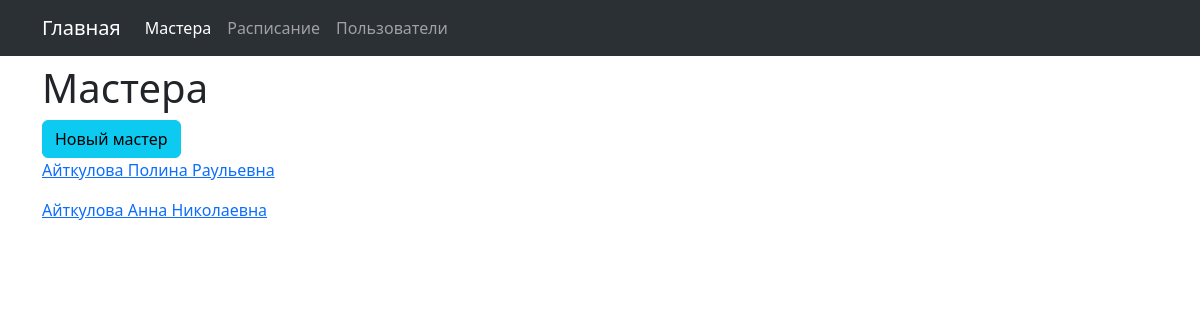
/employee/, run on an earlier commit of the app's database.
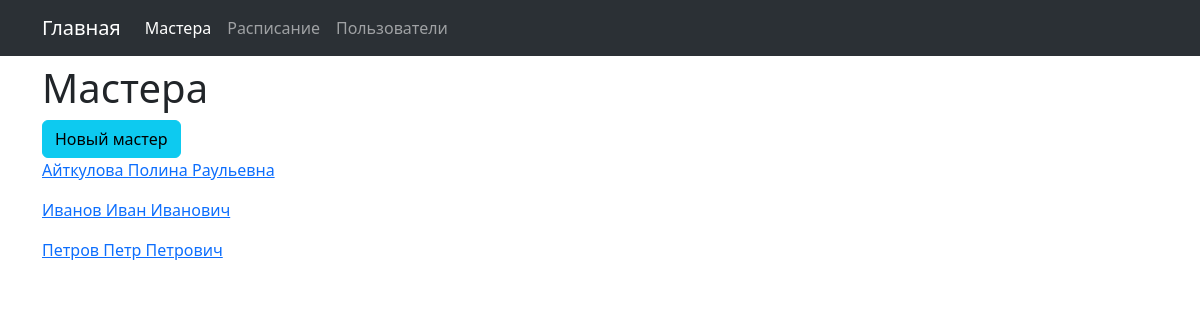
And on a later commit of the database.
### data/employee.py (models this page shows, shortened)
class Employee(SqlAlchemyBase):
    __tablename__ = 'employee'
    id = Column(Integer, primary_key=True, autoincrement=True)
    name = Column(String(20))
    """Имя мастера"""
    surname = Column(String(30))
    """Фамилия мастера"""
    middle_name = Column(String(30))
    """Отчество мастера"""
    timetables = relationship("Timetable", back_populates="employee", cascade="all, delete-orphan")
    """Расписание"""
    def __str__(self):
        return f"{self.surname} {self.name} {self.middle_name}"

### employee/blueprint.py (the view)
@employee.route('/')
def index():
    db_sess = db_session.create_session()
    employees = db_sess.query(Employee).all()
    return render_template('employee/index.html', obj=employees)

### data/db_session.py (called while the page is built)
def create_session() -> Session:
    global __factory
    return __factory()

### employee/templates/employee/index.html (shortened to what this page needs)
{% extends "base.html" %}
{% block content_title %}
<h1>Мастера</h1>
{% endblock %}
{% block content %}
<div class="col-md-6">
    <a class="btn btn-info" href="{{url_for('employee.create')}}">Новый мастер</a>
        {% for item in obj %}
            <div class="form-group">
                <p>
                   <a href="#">{{item}}</a>
                </p>
            </div>
        {% endfor %}
</div>
{% endblock %}

What changed in the data, as far as the page shows it:
changed Employee: surname+name+middle_name "Айткулова Анна Николаевна" → "Иванов Иван Иванович"
added Employee: surname+name+middle_name "Петров Петр Петрович"
